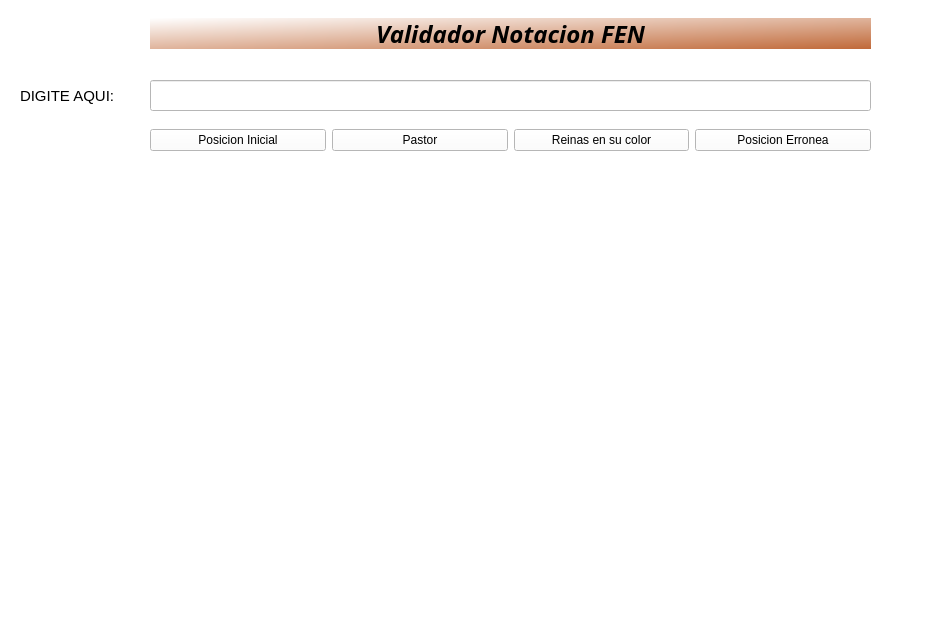
<?xml version="1.0" encoding="UTF-8"?>
<ui version="4.0">
 <class>MainWindow</class>
 <widget class="QMainWindow" name="MainWindow">
  <property name="geometry">
   <rect>
    <x>0</x>
    <y>0</y>
    <width>950</width>
    <height>620</height>
   </rect>
  </property>
  <property name="minimumSize">
   <size>
    <width>950</width>
    <height>620</height>
   </size>
  </property>
  <property name="maximumSize">
   <size>
    <width>950</width>
    <height>620</height>
   </size>
  </property>
  <property name="font">
   <font>
    <family>Lucida Bright</family>
    <pointsize>16</pointsize>
    <weight>75</weight>
    <bold>true</bold>
   </font>
  </property>
  <property name="windowTitle">
   <string>MainWindow</string>
  </property>
  <property name="styleSheet">
   <string notr="true">background-color: rgb(255, 255, 255)</string>
  </property>
  <widget class="QWidget" name="centralwidget">
   <widget class="QLineEdit" name="Entrada">
    <property name="geometry">
     <rect>
      <x>150</x>
      <y>80</y>
      <width>721</width>
      <height>31</height>
     </rect>
    </property>
    <property name="font">
     <font>
      <pointsize>12</pointsize>
      <weight>75</weight>
      <bold>true</bold>
     </font>
    </property>
    <property name="styleSheet">
     <string notr="true"/>
    </property>
   </widget>
   <widget class="QWidget" name="gridLayoutWidget">
    <property name="geometry">
     <rect>
      <x>10</x>
      <y>170</y>
      <width>461</width>
      <height>391</height>
     </rect>
    </property>
    <layout class="QGridLayout" name="tablerito">
     <property name="sizeConstraint">
      <enum>QLayout::SetMaximumSize</enum>
     </property>
     <item row="7" column="3">
      <widget class="QLabel" name="label_63">
       <property name="text">
        <string/>
       </property>
      </widget>
     </item>
     <item row="5" column="0">
      <widget class="QLabel" name="label_55">
       <property name="text">
        <string/>
       </property>
      </widget>
     </item>
     <item row="7" column="4">
      <widget class="QLabel" name="label_54">
       <property name="text">
        <string/>
       </property>
      </widget>
     </item>
     <item row="1" column="7">
      <widget class="QLabel" name="label_33">
       <property name="text">
        <string/>
       </property>
       <property name="alignment">
        <set>Qt::AlignCenter</set>
       </property>
      </widget>
     </item>
     <item row="5" column="6">
      <widget class="QLabel" name="label_41">
       <property name="text">
        <string/>
       </property>
      </widget>
     </item>
     <item row="4" column="0">
      <widget class="QLabel" name="label_8">
       <property name="text">
        <string/>
       </property>
      </widget>
     </item>
     <item row="4" column="5">
      <widget class="QLabel" name="label_48">
       <property name="text">
        <string/>
       </property>
      </widget>
     </item>
     <item row="2" column="5">
      <widget class="QLabel" name="label_53">
       <property name="text">
        <string/>
       </property>
      </widget>
     </item>
     <item row="6" column="6">
      <widget class="QLabel" name="label_42">
       <property name="text">
        <string/>
       </property>
      </widget>
     </item>
     <item row="5" column="7">
      <widget class="QLabel" name="label_43">
       <property name="text">
        <string/>
       </property>
      </widget>
     </item>
     <item row="5" column="5">
      <widget class="QLabel" name="label_58">
       <property name="text">
        <string/>
       </property>
      </widget>
     </item>
     <item row="7" column="6">
      <widget class="QLabel" name="label_44">
       <property name="text">
        <string/>
       </property>
      </widget>
     </item>
     <item row="3" column="5">
      <widget class="QLabel" name="label_49">
       <property name="text">
        <string/>
       </property>
      </widget>
     </item>
     <item row="6" column="5">
      <widget class="QLabel" name="label_47">
       <property name="text">
        <string/>
       </property>
      </widget>
     </item>
     <item row="7" column="5">
      <widget class="QLabel" name="label_45">
       <property name="text">
        <string/>
       </property>
      </widget>
     </item>
     <item row="4" column="4">
      <widget class="QLabel" name="label_61">
       <property name="text">
        <string/>
       </property>
      </widget>
     </item>
     <item row="5" column="4">
      <widget class="QLabel" name="label_62">
       <property name="text">
        <string/>
       </property>
      </widget>
     </item>
     <item row="2" column="6">
      <widget class="QLabel" name="label_59">
       <property name="text">
        <string/>
       </property>
      </widget>
     </item>
     <item row="1" column="6">
      <widget class="QLabel" name="label_35">
       <property name="text">
        <string/>
       </property>
      </widget>
     </item>
     <item row="7" column="1">
      <widget class="QLabel" name="label_10">
       <property name="text">
        <string/>
       </property>
      </widget>
     </item>
     <item row="4" column="6">
      <widget class="QLabel" name="label_40">
       <property name="text">
        <string/>
       </property>
      </widget>
     </item>
     <item row="1" column="1">
      <widget class="QLabel" name="label">
       <property name="text">
        <string/>
       </property>
       <property name="margin">
        <number>-2</number>
       </property>
       <property name="indent">
        <number>-1</number>
       </property>
      </widget>
     </item>
     <item row="7" column="0">
      <widget class="QLabel" name="label_5">
       <property name="text">
        <string/>
       </property>
      </widget>
     </item>
     <item row="6" column="1">
      <widget class="QLabel" name="label_7">
       <property name="text">
        <string/>
       </property>
      </widget>
     </item>
     <item row="1" column="0">
      <widget class="QLabel" name="label_4">
       <property name="text">
        <string/>
       </property>
      </widget>
     </item>
     <item row="3" column="1">
      <widget class="QLabel" name="label_38">
       <property name="text">
        <string/>
       </property>
      </widget>
     </item>
     <item row="0" column="4">
      <widget class="QLabel" name="label_52">
       <property name="text">
        <string/>
       </property>
      </widget>
     </item>
     <item row="2" column="3">
      <widget class="QLabel" name="label_17">
       <property name="text">
        <string/>
       </property>
      </widget>
     </item>
     <item row="0" column="7">
      <widget class="QLabel" name="label_27">
       <property name="text">
        <string/>
       </property>
      </widget>
     </item>
     <item row="3" column="6">
      <widget class="QLabel" name="label_36">
       <property name="text">
        <string/>
       </property>
      </widget>
     </item>
     <item row="0" column="0">
      <widget class="QLabel" name="label_28">
       <property name="text">
        <string/>
       </property>
      </widget>
     </item>
     <item row="0" column="3">
      <widget class="QLabel" name="label_26">
       <property name="text">
        <string/>
       </property>
      </widget>
     </item>
     <item row="2" column="1">
      <widget class="QLabel" name="label_2">
       <property name="text">
        <string/>
       </property>
      </widget>
     </item>
     <item row="6" column="0">
      <widget class="QLabel" name="label_24">
       <property name="text">
        <string/>
       </property>
      </widget>
     </item>
     <item row="6" column="3">
      <widget class="QLabel" name="label_19">
       <property name="text">
        <string/>
       </property>
      </widget>
     </item>
     <item row="6" column="4">
      <widget class="QLabel" name="label_57">
       <property name="text">
        <string/>
       </property>
      </widget>
     </item>
     <item row="1" column="5">
      <widget class="QLabel" name="label_32">
       <property name="text">
        <string/>
       </property>
      </widget>
     </item>
     <item row="0" column="5">
      <widget class="QLabel" name="label_51">
       <property name="text">
        <string/>
       </property>
      </widget>
     </item>
     <item row="3" column="3">
      <widget class="QLabel" name="label_18">
       <property name="text">
        <string/>
       </property>
      </widget>
     </item>
     <item row="0" column="6">
      <widget class="QLabel" name="label_50">
       <property name="text">
        <string/>
       </property>
      </widget>
     </item>
     <item row="5" column="3">
      <widget class="QLabel" name="label_22">
       <property name="text">
        <string/>
       </property>
      </widget>
     </item>
     <item row="3" column="4">
      <widget class="QLabel" name="label_34">
       <property name="text">
        <string/>
       </property>
      </widget>
     </item>
     <item row="4" column="1">
      <widget class="QLabel" name="label_20">
       <property name="text">
        <string/>
       </property>
      </widget>
     </item>
     <item row="1" column="3">
      <widget class="QLabel" name="label_16">
       <property name="text">
        <string/>
       </property>
      </widget>
     </item>
     <item row="1" column="4">
      <widget class="QLabel" name="label_31">
       <property name="text">
        <string/>
       </property>
      </widget>
     </item>
     <item row="4" column="3">
      <widget class="QLabel" name="label_21">
       <property name="text">
        <string/>
       </property>
      </widget>
     </item>
     <item row="2" column="7">
      <widget class="QLabel" name="label_23">
       <property name="text">
        <string/>
       </property>
       <property name="alignment">
        <set>Qt::AlignCenter</set>
       </property>
       <property name="indent">
        <number>5</number>
       </property>
      </widget>
     </item>
     <item row="2" column="0">
      <widget class="QLabel" name="label_6">
       <property name="text">
        <string/>
       </property>
      </widget>
     </item>
     <item row="5" column="1">
      <widget class="QLabel" name="label_29">
       <property name="text">
        <string/>
       </property>
      </widget>
     </item>
     <item row="6" column="2">
      <widget class="QLabel" name="label_11">
       <property name="text">
        <string/>
       </property>
      </widget>
     </item>
     <item row="0" column="1">
      <widget class="QLabel" name="label_25">
       <property name="text">
        <string/>
       </property>
      </widget>
     </item>
     <item row="7" column="2">
      <widget class="QLabel" name="label_46">
       <property name="text">
        <string/>
       </property>
      </widget>
     </item>
     <item row="2" column="4">
      <widget class="QLabel" name="label_30">
       <property name="text">
        <string/>
       </property>
      </widget>
     </item>
     <item row="4" column="7">
      <widget class="QLabel" name="label_39">
       <property name="text">
        <string/>
       </property>
      </widget>
     </item>
     <item row="3" column="0">
      <widget class="QLabel" name="label_9">
       <property name="text">
        <string/>
       </property>
      </widget>
     </item>
     <item row="4" column="2">
      <widget class="QLabel" name="label_12">
       <property name="text">
        <string/>
       </property>
      </widget>
     </item>
     <item row="3" column="2">
      <widget class="QLabel" name="label_56">
       <property name="text">
        <string/>
       </property>
      </widget>
     </item>
     <item row="2" column="2">
      <widget class="QLabel" name="label_15">
       <property name="text">
        <string/>
       </property>
      </widget>
     </item>
     <item row="5" column="2">
      <widget class="QLabel" name="label_14">
       <property name="text">
        <string/>
       </property>
      </widget>
     </item>
     <item row="3" column="7">
      <widget class="QLabel" name="label_37">
       <property name="cursor">
        <cursorShape>ArrowCursor</cursorShape>
       </property>
       <property name="autoFillBackground">
        <bool>false</bool>
       </property>
       <property name="styleSheet">
        <string notr="true"/>
       </property>
       <property name="lineWidth">
        <number>0</number>
       </property>
       <property name="text">
        <string/>
       </property>
      </widget>
     </item>
     <item row="1" column="2">
      <widget class="QLabel" name="label_3">
       <property name="text">
        <string/>
       </property>
      </widget>
     </item>
     <item row="0" column="2">
      <widget class="QLabel" name="label_13">
       <property name="text">
        <string/>
       </property>
      </widget>
     </item>
     <item row="7" column="7">
      <widget class="QLabel" name="label_64">
       <property name="text">
        <string/>
       </property>
      </widget>
     </item>
     <item row="6" column="7">
      <widget class="QLabel" name="label_67">
       <property name="text">
        <string/>
       </property>
      </widget>
     </item>
    </layout>
   </widget>
   <widget class="QLabel" name="label_65">
    <property name="geometry">
     <rect>
      <x>150</x>
      <y>18</y>
      <width>721</width>
      <height>31</height>
     </rect>
    </property>
    <property name="font">
     <font>
      <family>Lucida Bright</family>
      <pointsize>18</pointsize>
      <weight>75</weight>
      <italic>true</italic>
      <bold>true</bold>
     </font>
    </property>
    <property name="styleSheet">
     <string notr="true">border-radius:20px;
background-color: qlineargradient(spread:pad, x1:1, y1:1, x2:0, y2:0, stop:0 rgb(192,105,57), stop:1 rgba(255, 255, 255, 255))</string>
    </property>
    <property name="text">
     <string>Validador Notacion FEN</string>
    </property>
    <property name="alignment">
     <set>Qt::AlignCenter</set>
    </property>
   </widget>
   <widget class="QLabel" name="label_66">
    <property name="geometry">
     <rect>
      <x>20</x>
      <y>80</y>
      <width>121</width>
      <height>31</height>
     </rect>
    </property>
    <property name="font">
     <font>
      <pointsize>11</pointsize>
     </font>
    </property>
    <property name="text">
     <string>DIGITE AQUI:</string>
    </property>
   </widget>
   <widget class="QLabel" name="errores">
    <property name="geometry">
     <rect>
      <x>510</x>
      <y>260</y>
      <width>351</width>
      <height>291</height>
     </rect>
    </property>
    <property name="font">
     <font>
      <weight>75</weight>
      <bold>true</bold>
     </font>
    </property>
    <property name="text">
     <string/>
    </property>
    <property name="alignment">
     <set>Qt::AlignLeading|Qt::AlignLeft|Qt::AlignTop</set>
    </property>
   </widget>
   <widget class="QLabel" name="resultado">
    <property name="geometry">
     <rect>
      <x>510</x>
      <y>170</y>
      <width>351</width>
      <height>61</height>
     </rect>
    </property>
    <property name="font">
     <font>
      <family>Elephant</family>
      <pointsize>14</pointsize>
     </font>
    </property>
    <property name="text">
     <string/>
    </property>
   </widget>
   <widget class="QWidget" name="horizontalLayoutWidget">
    <property name="geometry">
     <rect>
      <x>150</x>
      <y>120</y>
      <width>721</width>
      <height>41</height>
     </rect>
    </property>
    <layout class="QHBoxLayout" name="ejemplos">
     <item>
      <widget class="QPushButton" name="pushButton">
       <property name="text">
        <string>Posicion Inicial</string>
       </property>
      </widget>
     </item>
     <item>
      <widget class="QPushButton" name="pushButton_2">
       <property name="text">
        <string>Pastor</string>
       </property>
      </widget>
     </item>
     <item>
      <widget class="QPushButton" name="pushButton_3">
       <property name="text">
        <string>Reinas en su color</string>
       </property>
      </widget>
     </item>
     <item>
      <widget class="QPushButton" name="pushButton_4">
       <property name="text">
        <string>Posicion Erronea</string>
       </property>
      </widget>
     </item>
    </layout>
   </widget>
  </widget>
  <widget class="QStatusBar" name="statusbar"/>
 </widget>
 <resources/>
 <connections/>
</ui>
